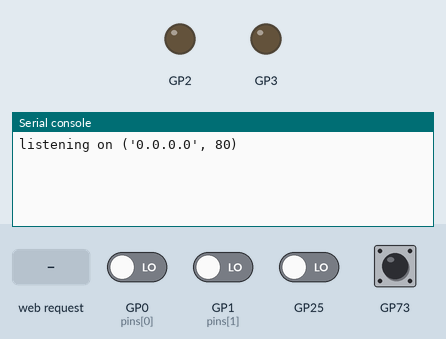
This program was run on a simulated Raspberry Pi Pico running MicroPython. On the bench: output pins drawn as LEDs (lit = HIGH), the last lines printed to the serial console. Inputs (shaded band) come from the test bench; at power-on: GP0 (pins[0]) LOW, GP1 (pins[1]) LOW.

Above: at 1.2 s.
1.3 s: HTTP request GET /control? received
At 1.9 s:
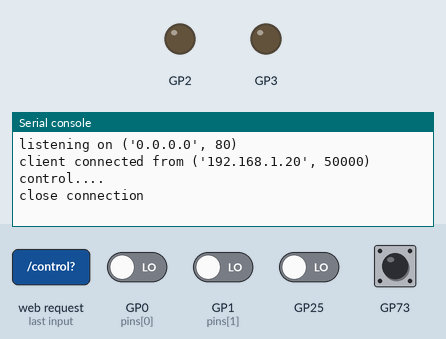
2.8 s: HTTP request GET /control?led0=toggle received
At 4.3 s:
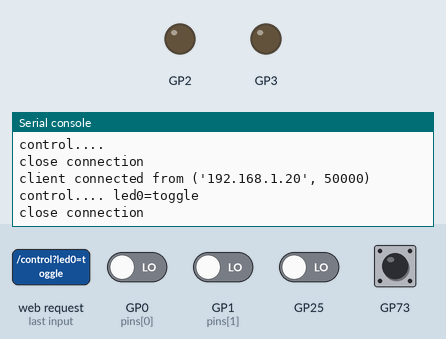

Measured:
- after the input at 1.3 s, the serial console: prints a new line at once (image 1)
- after the input at 2.8 s, the serial console: prints a new line at once (image 2)

The program:

rp2_webserver.py
```python
#
#
# WebServer sample by Raspberry Pi Pico 2 W
# v0.01 (2025/10/25)
#
#
#

import machine
import rp2
pins = [machine.Pin(i, machine.Pin.IN) for i in (0, 1)]
pins += [machine.Pin(i, machine.Pin.OUT) for i in (2, 3)]

HTML_TEMPLATE = """<!DOCTYPE html>
<html>
    <head> <title>RP2350 WebServer</title> </head>
    <body>
        <h1>RP2350 Pins</h1>
        <table border="1">
             <tr><th>Pin</th><th>Value</th><th>Control</th></tr>
              __TABLE_ROWS__
        </table>
        <h1>LED</h1>
        <table border="1">
              <tr><th>Device</th><th>Value</th><th>Control</th></tr>
              <tr><td>LED0</td><td>__LED_STATUS__</td><td>__LED_CONTROL__</td></tr>
        </table>
        <h1>BUTTON</h1>
        <table border="1">
             <tr><th>Device</th><th>Value</th></tr>
             <tr><td>PB0</td><td>__PB0_STATUS__</td></tr>
        </table>
        <h1>STATUS</h1>
           __UPDATE_URL__
    </body>
</html>
"""

def make_rp2_board_status_html():
    rows = ''
    for pin in pins:
         if 'mode=OUT' in str(pin):
             gpio_name = str(pin).split('(')[1].split(',')[0]
             control = f"<a href='/control?{gpio_name}=toggle'>TOGGLE</a>"
         else:
             control = 'xxx'
         rows += f'<tr><td>{str(pin)}</td><td>{pin.value()}</td><td>{control}</td></tr>'
    html = HTML_TEMPLATE.replace('__TABLE_ROWS__', rows)
    led_status = str(machine.Pin.board.LED.value())
    led_control = "<a href='/control?led0=toggle'>TOGGLE</a>"
    html = html.replace('__LED_CONTROL__', led_control)
    html = html.replace('__LED_STATUS__', led_status)
    pb0_status = str(rp2.bootsel_button())
    html = html.replace('__PB0_STATUS__', pb0_status)
    html = html.replace('__UPDATE_URL__', "<a href='/status'>UPDATE STATUS</a>")
    return html

def control(params):
    if 'led0' in params:  # 'led0=toggle'
        machine.Pin.board.LED.toggle()
    elif 'GPIO' in params:  # 'GPIO2=toggle/GPIO3=toggle'
        gpio_name = params.split('=')[0]
        for pin in pins:
             if gpio_name in str(pin):
                 pin.toggle()


import socket
# get socket address info
addr = socket.getaddrinfo('0.0.0.0', 80)[0][-1]

s = socket.socket()
s.bind(addr)
s.listen(1)

print('listening on', addr)

led_status = 'unknown'
while True:
    cl, addr = s.accept()
    print('client connected from', addr)
    cl_file = cl.makefile('rwb', 0)
    # read until CRLF
    request = ''
    while True:
        line = cl_file.readline()
        #print(line)
        if 'GET' in line:
           if 'status' in line:
                request = ('status')
           elif 'control' in line and '?' in line:
                # format of line....   b'GET /control?led0=toggle HTTP/1.1\r\n'
                target=line.decode().split(' ')[1].split('?')[1]
                request = ('control', target)
        if not line or line == b'\r\n':
            break

    response = ''
    if request == '' or  'status' in request:
        pass
    elif 'control' in request:
        control_params = request[1]
        print('control....', control_params)
        control(control_params)

    html = make_rp2_board_status_html()
    response = html

    cl.send('HTTP/1.0 200 OK\r\nContent-type: text/html\r\n\r\n')
    cl.send(response)
    cl.close()
    print('close connection')

#
#
#


# request sample
#
#  b'GET /control?led0=toggle HTTP/1.1\r\n'
#  b'Host: 192.168.10.123\r\n'
#  b'Connection: keep-alive\r\n'
#  b'Upgrade-Insecure-Requests: 1\r\n'
#  b'User-Agent: Mozilla/5.0 (Windows NT 10.0; Win64; x64) AppleWebKit/537.36 (KHTML, like Gecko) Chrome/141.0.0.0 Safari/537.36\r\n'
#  b'Accept: text/html,application/xhtml+xml,application/xml;q=0.9,image/avif,image/webp,image/apng,*/*;q=0.8,application/signed-exchange;v=b3;q=0.7\r\n'
#  b'Referer: http://192.168.10.123/control?led0=toggle\r\n'
#  b'Accept-Encoding: gzip, deflate\r\n'
#  b'Accept-Language: ja,en-US;q=0.9,en;q=0.8,zh-CN;q=0.7,zh;q=0.6\r\n'
#  b'\r\n'
#
```
